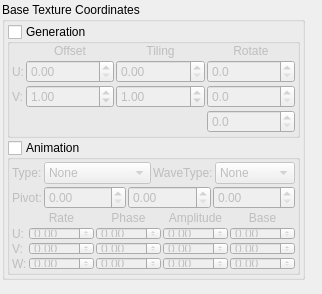
                    <widget class="QWidget" name="page_5">
                     <property name="geometry">
                      <rect>
                       <x>0</x>
                       <y>0</y>
                       <width>322</width>
                       <height>294</height>
                      </rect>
                     </property>
                     <attribute name="label">
                      <string>Texture Coordinate</string>
                     </attribute>
                     <widget class="QFrame" name="frame_10">
                      <property name="geometry">
                       <rect>
                        <x>0</x>
                        <y>0</y>
                        <width>307</width>
                        <height>282</height>
                       </rect>
                      </property>
                      <property name="frameShape">
                       <enum>QFrame::NoFrame</enum>
                      </property>
                      <property name="frameShadow">
                       <enum>QFrame::Raised</enum>
                      </property>
                      <layout class="QVBoxLayout">
                       <property name="spacing">
                        <number>2</number>
                       </property>
                       <property name="margin">
                        <number>2</number>
                       </property>
                       <item>
                        <widget class="QGroupBox" name="groupBox">
                         <property name="title">
                          <string>Base Texture Coordinates</string>
                         </property>
                         <property name="flat">
                          <bool>false</bool>
                         </property>
                         <layout class="QVBoxLayout">
                          <property name="spacing">
                           <number>2</number>
                          </property>
                          <property name="margin">
                           <number>2</number>
                          </property>
                          <item>
                           <widget class="QGroupBox" name="groupBox_3">
                            <property name="title">
                             <string>Generation</string>
                            </property>
                            <property name="flat">
                             <bool>true</bool>
                            </property>
                            <property name="checkable">
                             <bool>true</bool>
                            </property>
                            <property name="checked">
                             <bool>false</bool>
                            </property>
                            <layout class="QGridLayout">
                             <property name="leftMargin">
                              <number>2</number>
                             </property>
                             <property name="topMargin">
                              <number>0</number>
                             </property>
                             <property name="rightMargin">
                              <number>2</number>
                             </property>
                             <property name="bottomMargin">
                              <number>2</number>
                             </property>
                             <property name="spacing">
                              <number>2</number>
                             </property>
                             <item row="0" column="1">
                              <widget class="QLabel" name="label_27">
                               <property name="sizePolicy">
                                <sizepolicy hsizetype="Expanding" vsizetype="Preferred">
                                 <horstretch>0</horstretch>
                                 <verstretch>0</verstretch>
                                </sizepolicy>
                               </property>
                               <property name="text">
                                <string>Offset</string>
                               </property>
                               <property name="alignment">
                                <set>Qt::AlignCenter</set>
                               </property>
                              </widget>
                             </item>
                             <item row="0" column="2">
                              <widget class="QLabel" name="label_28">
                               <property name="sizePolicy">
                                <sizepolicy hsizetype="Expanding" vsizetype="Preferred">
                                 <horstretch>0</horstretch>
                                 <verstretch>0</verstretch>
                                </sizepolicy>
                               </property>
                               <property name="text">
                                <string>Tiling</string>
                               </property>
                               <property name="alignment">
                                <set>Qt::AlignCenter</set>
                               </property>
                              </widget>
                             </item>
                             <item row="0" column="3">
                              <widget class="QLabel" name="label_36">
                               <property name="sizePolicy">
                                <sizepolicy hsizetype="Expanding" vsizetype="Preferred">
                                 <horstretch>0</horstretch>
                                 <verstretch>0</verstretch>
                                </sizepolicy>
                               </property>
                               <property name="text">
                                <string>Rotate</string>
                               </property>
                               <property name="alignment">
                                <set>Qt::AlignCenter</set>
                               </property>
                              </widget>
                             </item>
                             <item row="1" column="0">
                              <widget class="QLabel" name="label_25">
                               <property name="text">
                                <string>U:</string>
                               </property>
                              </widget>
                             </item>
                             <item row="1" column="1">
                              <widget class="QDoubleSpinBox" name="doubleSpinBox">
                               <property name="sizePolicy">
                                <sizepolicy hsizetype="Expanding" vsizetype="Fixed">
                                 <horstretch>0</horstretch>
                                 <verstretch>0</verstretch>
                                </sizepolicy>
                               </property>
                              </widget>
                             </item>
                             <item row="1" column="2">
                              <widget class="QDoubleSpinBox" name="doubleSpinBox_3">
                               <property name="sizePolicy">
                                <sizepolicy hsizetype="Expanding" vsizetype="Fixed">
                                 <horstretch>0</horstretch>
                                 <verstretch>0</verstretch>
                                </sizepolicy>
                               </property>
                              </widget>
                             </item>
                             <item row="1" column="3">
                              <widget class="QDoubleSpinBox" name="doubleSpinBox_19">
                               <property name="sizePolicy">
                                <sizepolicy hsizetype="Expanding" vsizetype="Fixed">
                                 <horstretch>0</horstretch>
                                 <verstretch>0</verstretch>
                                </sizepolicy>
                               </property>
                               <property name="decimals">
                                <number>1</number>
                               </property>
                               <property name="maximum">
                                <double>360.000000000000000</double>
                               </property>
                              </widget>
                             </item>
                             <item row="2" column="0">
                              <widget class="QLabel" name="label_26">
                               <property name="text">
                                <string>V:</string>
                               </property>
                              </widget>
                             </item>
                             <item row="2" column="1">
                              <widget class="QDoubleSpinBox" name="doubleSpinBox_2">
                               <property name="sizePolicy">
                                <sizepolicy hsizetype="Expanding" vsizetype="Fixed">
                                 <horstretch>0</horstretch>
                                 <verstretch>0</verstretch>
                                </sizepolicy>
                               </property>
                               <property name="value">
                                <double>1.000000000000000</double>
                               </property>
                              </widget>
                             </item>
                             <item row="2" column="2">
                              <widget class="QDoubleSpinBox" name="doubleSpinBox_4">
                               <property name="sizePolicy">
                                <sizepolicy hsizetype="Expanding" vsizetype="Fixed">
                                 <horstretch>0</horstretch>
                                 <verstretch>0</verstretch>
                                </sizepolicy>
                               </property>
                               <property name="singleStep">
                                <double>0.010000000000000</double>
                               </property>
                               <property name="value">
                                <double>1.000000000000000</double>
                               </property>
                              </widget>
                             </item>
                             <item row="2" column="3">
                              <widget class="QDoubleSpinBox" name="doubleSpinBox_20">
                               <property name="sizePolicy">
                                <sizepolicy hsizetype="Expanding" vsizetype="Fixed">
                                 <horstretch>0</horstretch>
                                 <verstretch>0</verstretch>
                                </sizepolicy>
                               </property>
                               <property name="decimals">
                                <number>1</number>
                               </property>
                               <property name="maximum">
                                <double>360.000000000000000</double>
                               </property>
                              </widget>
                             </item>
                             <item row="3" column="3">
                              <widget class="QDoubleSpinBox" name="doubleSpinBox_21">
                               <property name="sizePolicy">
                                <sizepolicy hsizetype="Expanding" vsizetype="Fixed">
                                 <horstretch>0</horstretch>
                                 <verstretch>0</verstretch>
                                </sizepolicy>
                               </property>
                               <property name="decimals">
                                <number>1</number>
                               </property>
                               <property name="maximum">
                                <double>360.000000000000000</double>
                               </property>
                              </widget>
                             </item>
                            </layout>
                           </widget>
                          </item>
                          <item>
                           <widget class="QGroupBox" name="groupBox_2">
                            <property name="title">
                             <string>Animation</string>
                            </property>
                            <property name="flat">
                             <bool>true</bool>
                            </property>
                            <property name="checkable">
                             <bool>true</bool>
                            </property>
                            <property name="checked">
                             <bool>false</bool>
                            </property>
                            <layout class="QVBoxLayout">
                             <property name="spacing">
                              <number>2</number>
                             </property>
                             <property name="margin">
                              <number>2</number>
                             </property>
                             <item>
                              <layout class="QHBoxLayout">
                               <item>
                                <widget class="QLabel" name="label_30">
                                 <property name="text">
                                  <string>Type:</string>
                                 </property>
                                </widget>
                               </item>
                               <item>
                                <widget class="QComboBox" name="comboBox_2">
                                 <property name="sizePolicy">
                                  <sizepolicy hsizetype="Expanding" vsizetype="Fixed">
                                   <horstretch>0</horstretch>
                                   <verstretch>0</verstretch>
                                  </sizepolicy>
                                 </property>
                                 <item>
                                  <property name="text">
                                   <string>None</string>
                                  </property>
                                 </item>
                                 <item>
                                  <property name="text">
                                   <string>Translate</string>
                                  </property>
                                 </item>
                                 <item>
                                  <property name="text">
                                   <string>Rotate</string>
                                  </property>
                                 </item>
                                 <item>
                                  <property name="text">
                                   <string>Scale</string>
                                  </property>
                                 </item>
                                </widget>
                               </item>
                               <item>
                                <widget class="QLabel" name="label_35">
                                 <property name="text">
                                  <string>WaveType:</string>
                                 </property>
                                </widget>
                               </item>
                               <item>
                                <widget class="QComboBox" name="comboBox_3">
                                 <property name="sizePolicy">
                                  <sizepolicy hsizetype="Expanding" vsizetype="Fixed">
                                   <horstretch>0</horstretch>
                                   <verstretch>0</verstretch>
                                  </sizepolicy>
                                 </property>
                                 <property name="maximumSize">
                                  <size>
                                   <width>80</width>
                                   <height>16777215</height>
                                  </size>
                                 </property>
                                 <item>
                                  <property name="text">
                                   <string>None</string>
                                  </property>
                                 </item>
                                 <item>
                                  <property name="text">
                                   <string>Sine</string>
                                  </property>
                                 </item>
                                 <item>
                                  <property name="text">
                                   <string>Square</string>
                                  </property>
                                 </item>
                                 <item>
                                  <property name="text">
                                   <string>Triangle</string>
                                  </property>
                                 </item>
                                 <item>
                                  <property name="text">
                                   <string>Sawtooth</string>
                                  </property>
                                 </item>
                                 <item>
                                  <property name="text">
                                   <string>InvSawtooth</string>
                                  </property>
                                 </item>
                                 <item>
                                  <property name="text">
                                   <string>Noise</string>
                                  </property>
                                 </item>
                                </widget>
                               </item>
                              </layout>
                             </item>
                             <item>
                              <layout class="QHBoxLayout">
                               <item>
                                <widget class="QLabel" name="label_31">
                                 <property name="text">
                                  <string>Pivot:</string>
                                 </property>
                                </widget>
                               </item>
                               <item>
                                <widget class="QDoubleSpinBox" name="doubleSpinBox_7">
                                 <property name="sizePolicy">
                                  <sizepolicy hsizetype="Expanding" vsizetype="Fixed">
                                   <horstretch>0</horstretch>
                                   <verstretch>0</verstretch>
                                  </sizepolicy>
                                 </property>
                                </widget>
                               </item>
                               <item>
                                <widget class="QDoubleSpinBox" name="doubleSpinBox_8">
                                 <property name="sizePolicy">
                                  <sizepolicy hsizetype="Expanding" vsizetype="Fixed">
                                   <horstretch>0</horstretch>
                                   <verstretch>0</verstretch>
                                  </sizepolicy>
                                 </property>
                                </widget>
                               </item>
                               <item>
                                <widget class="QDoubleSpinBox" name="doubleSpinBox_9">
                                 <property name="sizePolicy">
                                  <sizepolicy hsizetype="Expanding" vsizetype="Fixed">
                                   <horstretch>0</horstretch>
                                   <verstretch>0</verstretch>
                                  </sizepolicy>
                                 </property>
                                </widget>
                               </item>
                              </layout>
                             </item>
                             <item>
                              <layout class="QGridLayout">
                               <property name="spacing">
                                <number>2</number>
                               </property>
                               <item row="0" column="1">
                                <widget class="QLabel" name="label_32">
                                 <property name="sizePolicy">
                                  <sizepolicy hsizetype="Expanding" vsizetype="Minimum">
                                   <horstretch>0</horstretch>
                                   <verstretch>0</verstretch>
                                  </sizepolicy>
                                 </property>
                                 <property name="text">
                                  <string>Rate</string>
                                 </property>
                                 <property name="alignment">
                                  <set>Qt::AlignCenter</set>
                                 </property>
                                </widget>
                               </item>
                               <item row="0" column="2">
                                <widget class="QLabel" name="label_33">
                                 <property name="sizePolicy">
                                  <sizepolicy hsizetype="Expanding" vsizetype="Minimum">
                                   <horstretch>0</horstretch>
                                   <verstretch>0</verstretch>
                                  </sizepolicy>
                                 </property>
                                 <property name="text">
                                  <string>Phase</string>
                                 </property>
                                 <property name="alignment">
                                  <set>Qt::AlignCenter</set>
                                 </property>
                                </widget>
                               </item>
                               <item row="0" column="3">
                                <widget class="QLabel" name="label_34">
                                 <property name="sizePolicy">
                                  <sizepolicy hsizetype="Expanding" vsizetype="Minimum">
                                   <horstretch>0</horstretch>
                                   <verstretch>0</verstretch>
                                  </sizepolicy>
                                 </property>
                                 <property name="text">
                                  <string>Amplitude</string>
                                 </property>
                                 <property name="alignment">
                                  <set>Qt::AlignCenter</set>
                                 </property>
                                </widget>
                               </item>
                               <item row="0" column="4">
                                <widget class="QLabel" name="label_37">
                                 <property name="sizePolicy">
                                  <sizepolicy hsizetype="Expanding" vsizetype="Minimum">
                                   <horstretch>0</horstretch>
                                   <verstretch>0</verstretch>
                                  </sizepolicy>
                                 </property>
                                 <property name="text">
                                  <string>Base</string>
                                 </property>
                                 <property name="alignment">
                                  <set>Qt::AlignCenter</set>
                                 </property>
                                </widget>
                               </item>
                               <item row="1" column="0">
                                <widget class="QLabel" name="label_38">
                                 <property name="sizePolicy">
                                  <sizepolicy hsizetype="Minimum" vsizetype="Minimum">
                                   <horstretch>0</horstretch>
                                   <verstretch>0</verstretch>
                                  </sizepolicy>
                                 </property>
                                 <property name="text">
                                  <string>U:</string>
                                 </property>
                                </widget>
                               </item>
                               <item row="1" column="1">
                                <widget class="QDoubleSpinBox" name="doubleSpinBox_10">
                                 <property name="sizePolicy">
                                  <sizepolicy hsizetype="Expanding" vsizetype="Fixed">
                                   <horstretch>0</horstretch>
                                   <verstretch>0</verstretch>
                                  </sizepolicy>
                                 </property>
                                </widget>
                               </item>
                               <item row="1" column="2">
                                <widget class="QDoubleSpinBox" name="doubleSpinBox_11">
                                 <property name="sizePolicy">
                                  <sizepolicy hsizetype="Expanding" vsizetype="Fixed">
                                   <horstretch>0</horstretch>
                                   <verstretch>0</verstretch>
                                  </sizepolicy>
                                 </property>
                                </widget>
                               </item>
                               <item row="1" column="3">
                                <widget class="QDoubleSpinBox" name="doubleSpinBox_12">
                                 <property name="sizePolicy">
                                  <sizepolicy hsizetype="Expanding" vsizetype="Fixed">
                                   <horstretch>0</horstretch>
                                   <verstretch>0</verstretch>
                                  </sizepolicy>
                                 </property>
                                </widget>
                               </item>
                               <item row="1" column="4">
                                <widget class="QDoubleSpinBox" name="doubleSpinBox_22">
                                 <property name="sizePolicy">
                                  <sizepolicy hsizetype="Expanding" vsizetype="Fixed">
                                   <horstretch>0</horstretch>
                                   <verstretch>0</verstretch>
                                  </sizepolicy>
                                 </property>
                                </widget>
                               </item>
                               <item row="2" column="0">
                                <widget class="QLabel" name="label_39">
                                 <property name="sizePolicy">
                                  <sizepolicy hsizetype="Minimum" vsizetype="Minimum">
                                   <horstretch>0</horstretch>
                                   <verstretch>0</verstretch>
                                  </sizepolicy>
                                 </property>
                                 <property name="text">
                                  <string>V:</string>
                                 </property>
                                </widget>
                               </item>
                               <item row="2" column="1">
                                <widget class="QDoubleSpinBox" name="doubleSpinBox_13">
                                 <property name="sizePolicy">
                                  <sizepolicy hsizetype="Expanding" vsizetype="Fixed">
                                   <horstretch>0</horstretch>
                                   <verstretch>0</verstretch>
                                  </sizepolicy>
                                 </property>
                                </widget>
                               </item>
                               <item row="2" column="2">
                                <widget class="QDoubleSpinBox" name="doubleSpinBox_15">
                                 <property name="sizePolicy">
                                  <sizepolicy hsizetype="Expanding" vsizetype="Fixed">
                                   <horstretch>0</horstretch>
                                   <verstretch>0</verstretch>
                                  </sizepolicy>
                                 </property>
                                </widget>
                               </item>
                               <item row="2" column="3">
                                <widget class="QDoubleSpinBox" name="doubleSpinBox_14">
                                 <property name="sizePolicy">
                                  <sizepolicy hsizetype="Expanding" vsizetype="Fixed">
                                   <horstretch>0</horstretch>
                                   <verstretch>0</verstretch>
                                  </sizepolicy>
                                 </property>
                                </widget>
                               </item>
                               <item row="2" column="4">
                                <widget class="QDoubleSpinBox" name="doubleSpinBox_24">
                                 <property name="sizePolicy">
                                  <sizepolicy hsizetype="Expanding" vsizetype="Fixed">
                                   <horstretch>0</horstretch>
                                   <verstretch>0</verstretch>
                                  </sizepolicy>
                                 </property>
                                </widget>
                               </item>
                               <item row="3" column="0">
                                <widget class="QLabel" name="label_40">
                                 <property name="sizePolicy">
                                  <sizepolicy hsizetype="Minimum" vsizetype="Minimum">
                                   <horstretch>0</horstretch>
                                   <verstretch>0</verstretch>
                                  </sizepolicy>
                                 </property>
                                 <property name="text">
                                  <string>W:</string>
                                 </property>
                                </widget>
                               </item>
                               <item row="3" column="1">
                                <widget class="QDoubleSpinBox" name="doubleSpinBox_16">
                                 <property name="sizePolicy">
                                  <sizepolicy hsizetype="Expanding" vsizetype="Fixed">
                                   <horstretch>0</horstretch>
                                   <verstretch>0</verstretch>
                                  </sizepolicy>
                                 </property>
                                </widget>
                               </item>
                               <item row="3" column="2">
                                <widget class="QDoubleSpinBox" name="doubleSpinBox_18">
                                 <property name="sizePolicy">
                                  <sizepolicy hsizetype="Expanding" vsizetype="Fixed">
                                   <horstretch>0</horstretch>
                                   <verstretch>0</verstretch>
                                  </sizepolicy>
                                 </property>
                                </widget>
                               </item>
                               <item row="3" column="3">
                                <widget class="QDoubleSpinBox" name="doubleSpinBox_17">
                                 <property name="sizePolicy">
                                  <sizepolicy hsizetype="Expanding" vsizetype="Fixed">
                                   <horstretch>0</horstretch>
                                   <verstretch>0</verstretch>
                                  </sizepolicy>
                                 </property>
                                </widget>
                               </item>
                               <item row="3" column="4">
                                <widget class="QDoubleSpinBox" name="doubleSpinBox_23">
                                 <property name="sizePolicy">
                                  <sizepolicy hsizetype="Expanding" vsizetype="Fixed">
                                   <horstretch>0</horstretch>
                                   <verstretch>0</verstretch>
                                  </sizepolicy>
                                 </property>
                                </widget>
                               </item>
                              </layout>
                             </item>
                            </layout>
                           </widget>
                          </item>
                         </layout>
                        </widget>
                       </item>
                      </layout>
                     </widget>
                    </widget>
